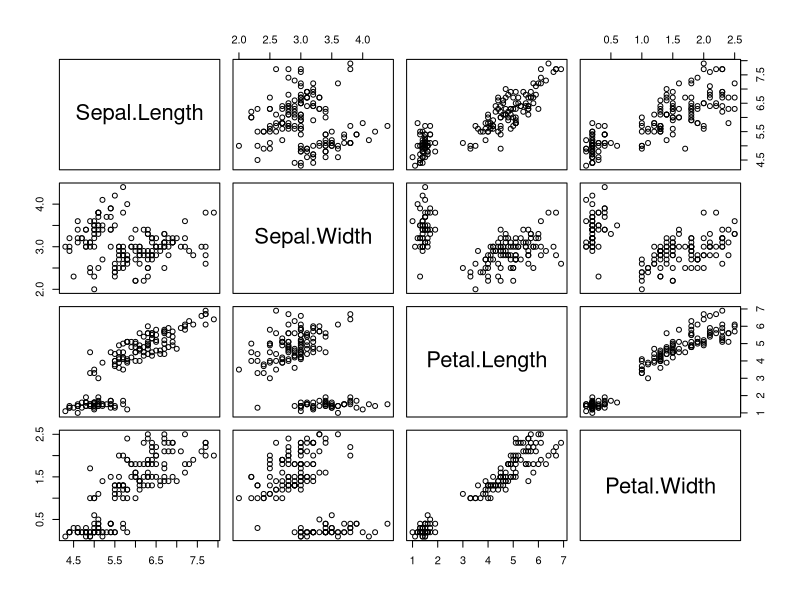
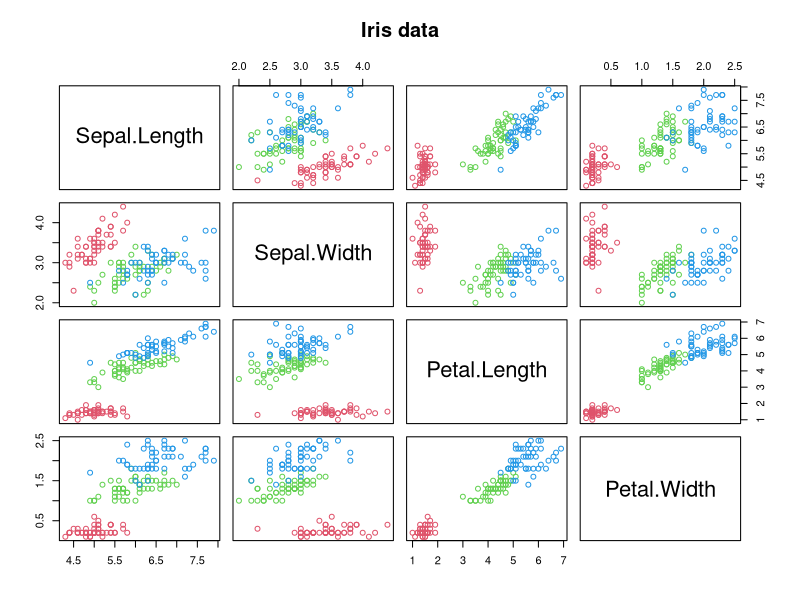
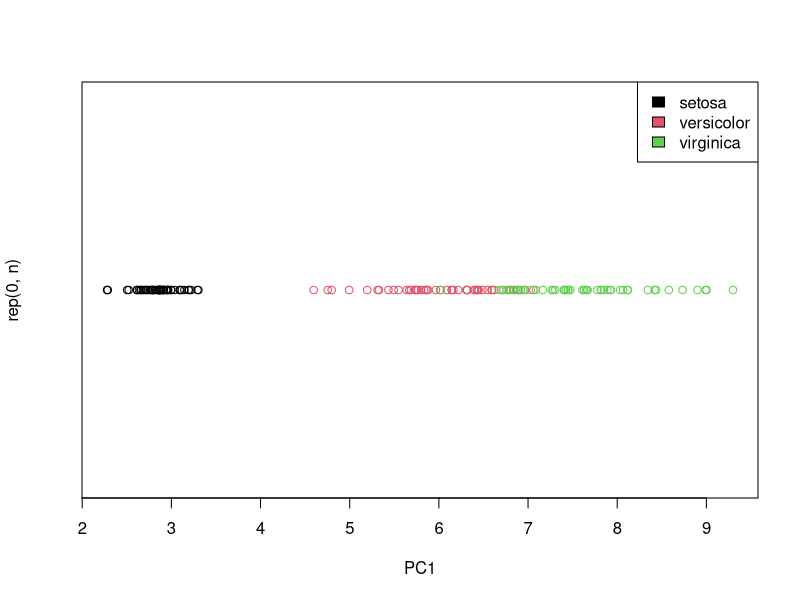
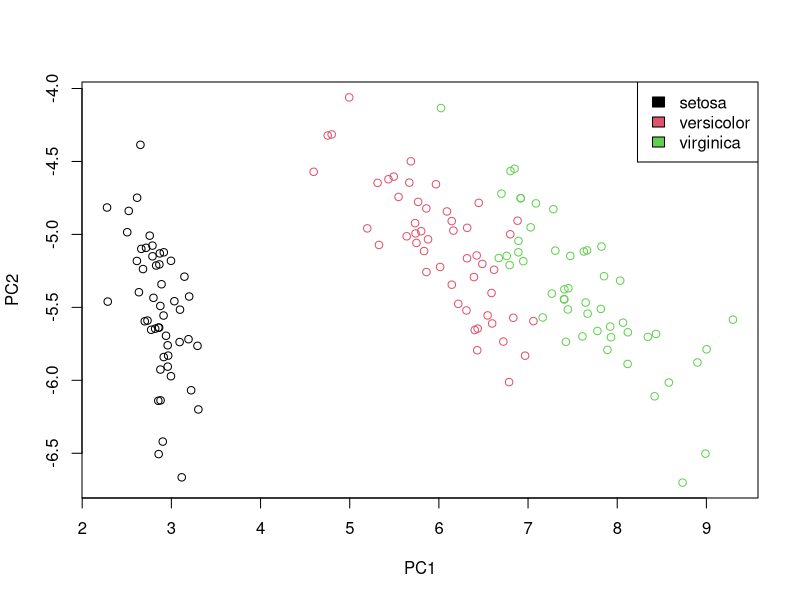

R code for these plots, in order:
data(iris)

colnames(iris)

plot(iris[,1:4])

plot(iris[,1:4], col=c(2,3,4)[iris$Species], main = "Iris data")
# title("Iris data")

X <- as.matrix(iris[,1:4])
n <- nrow(X)
X_centered <- X - matrix(rep(1, n), nrow = n) %*% colMeans(X)
X_centered

Sigma <- cov(X)
EE <- eigen(Sigma)

G <- EE$vectors
lambda <- EE$values

Y1 <- G[,1]
PC1 <- X %*% Y1
PC1

PCX <- X %*% G
PCX

fracvar <- lambda / sum(lambda)
fracvar

plot(PC1, rep(0, n), col=iris$Species, xlab = "PC1", yaxt="n")
legend("topright", legend = unique(iris$Species), fill = c(1,2,3))

plot(PC1, PCX[,2], col=iris$Species, xlab = "PC1", ylab = "PC2")
legend("topright", legend = unique(iris$Species), fill = c(1,2,3))
